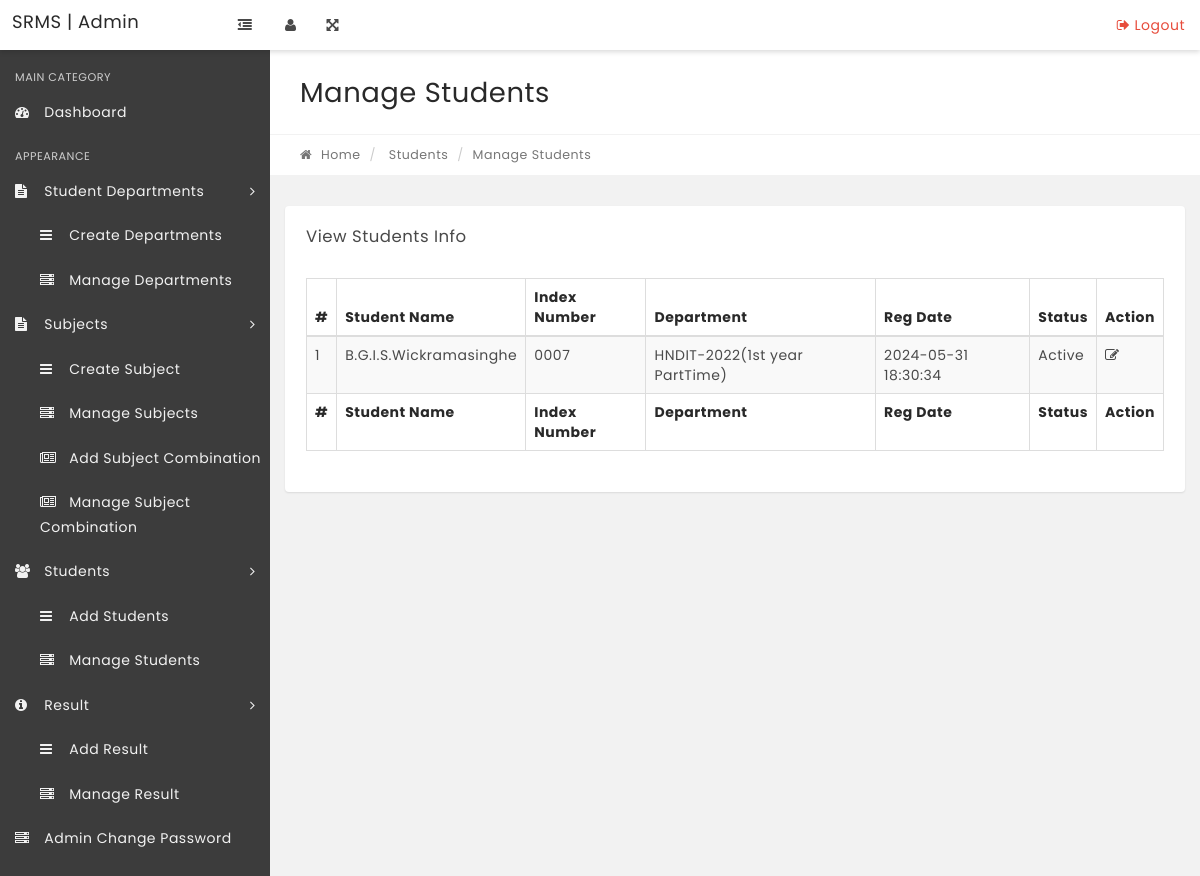
/manage-students.php, run on the app's committed database.
### tables this page shows
CREATE TABLE IF NOT EXISTS `tblstudents` (
  `StudentId` int(11) NOT NULL AUTO_INCREMENT,
  `StudentName` varchar(100) NOT NULL,
  `RollId` varchar(100) NOT NULL,
  `StudentEmail` varchar(100) NOT NULL,
  `Gender` varchar(10) NOT NULL,
  `DOB` varchar(100) NOT NULL,
  `ClassId` int(11) NOT NULL,
  `RegDate` timestamp NOT NULL DEFAULT current_timestamp(),
  `UpdationDate` timestamp NULL DEFAULT NULL ON UPDATE current_timestamp(),
  `Status` int(1) NOT NULL,
  PRIMARY KEY (`StudentId`)
);

CREATE TABLE IF NOT EXISTS `tblclasses` (
  `id` int(11) NOT NULL AUTO_INCREMENT,
  `ClassName` varchar(80) DEFAULT NULL,
  `ClassNameNumeric` int(11) NOT NULL DEFAULT 0,
  `Section` varchar(50) NOT NULL,
  `CreationDate` timestamp NOT NULL DEFAULT current_timestamp(),
  `UpdationDate` timestamp NULL DEFAULT NULL ON UPDATE current_timestamp(),
  PRIMARY KEY (`id`)
);

### manage-students.php (the view, shortened to what this page needs)
<?php
include('includes/config.php');
if(strlen($_SESSION['alogin'])=="")
    {
    header("Location: index.php");
    }
    else{
?>
<!DOCTYPE html>
<html lang="en">
    <head>
        <link rel="stylesheet" href="css/bootstrap.min.css" media="screen" >
        <link rel="stylesheet" href="css/font-awesome.min.css" media="screen" >
        <link rel="stylesheet" href="css/animate-css/animate.min.css" media="screen" >
        <link rel="stylesheet" href="css/lobipanel/lobipanel.min.css" media="screen" >
        <link rel="stylesheet" href="css/prism/prism.css" media="screen" >
        <link rel="stylesheet" type="text/css" href="js/DataTables/datatables.min.css"/>
        <link rel="stylesheet" href="css/main.css" media="screen" >
    </head>
    <body class="top-navbar-fixed">
        <div class="main-wrapper">
   <?php include('includes/topbar.php');?>
            <div class="content-wrapper">
                <div class="content-container">
<?php include('includes/leftbar.php');?>
                    <div class="main-page">
                        <div class="container-fluid">
                            <div class="row page-title-div">
                                <div class="col-md-6">
                                    <h2 class="title">Manage Students</h2>
                                </div>
                            </div>
                            <div class="row breadcrumb-div">
                                <div class="col-md-6">
                                    <ul class="breadcrumb">
            							<li><a href="dashboard.php"><i class="fa fa-home"></i> Home</a></li>
                                        <li> Students</li>
            							<li class="active">Manage Students</li>
            						</ul>
                                </div>
                            </div>
                        </div>
                        <section class="section">
                            <div class="container-fluid">
                                <div class="row">
                                    <div class="col-md-12">
                                        <div class="panel">
                                            <div class="panel-heading">
                                                <div class="panel-title">
                                                    <h5>View Students Info</h5>
                                                </div>
                                            </div>
                                            <div class="panel-body p-20">
                                                <table id="example" class="display table table-striped table-bordered" cellspacing="0" width="100%">
                                                    <thead>
                                                        <tr>
                                                            <th>#</th>
                                                            <th>Student Name</th>
                                                            <th>Index Number</th>
                                                            <th>Department</th>
                                                            <th>Reg Date</th>
                                                            <th>Status</th>
                                                            <th>Action</th>
                                                        </tr>
                                                    </thead>
                                                    <tfoot>
                                                        <tr>
                                                          <th>#</th>
                                                            <th>Student Name</th>
                                                            <th>Index Number</th>
                                                            <th>Department</th>
                                                            <th>Reg Date</th>
                                                            <th>Status</th>
                                                            <th>Action</th>
                                                        </tr>
                                                    </tfoot>
                                                    <tbody>
<?php $sql = "SELECT tblstudents.StudentName,tblstudents.RollId,tblstudents.RegDate,tblstudents.StudentId,tblstudents.Status,tblclasses.ClassName,tblclasses.Section from tblstudents join tblclasses on tblclasses.id=tblstudents.ClassId";
$query = $dbh->prepare($sql);
$query->execute();
$results=$query->fetchAll(PDO::FETCH_OBJ);
$cnt=1;
if($query->rowCount() > 0)
{
foreach($results as $result)
{   ?>
<tr>
 <td><?php echo htmlentities($cnt);?></td>
                                                            <td><?php echo htmlentities($result->StudentName);?></td>
                                                            <td><?php echo htmlentities($result->RollId);?></td>
                                                            <td><?php echo htmlentities($result->ClassName);?>(<?php echo htmlentities($result->Section);?>)</td>
                                                            <td><?php echo htmlentities($result->RegDate);?></td>
                                                             <td><?php if($result->Status==1){
echo htmlentities('Active');
}
else{
   echo htmlentities('Blocked');
}
                                                                ?></td>
<td>
<a href="edit-student.php?stid=<?php echo htmlentities($result->StudentId);?>"><i class="fa fa-edit" title="Edit Record"></i> </a>
</td>
</tr>
<?php $cnt=$cnt+1;}} ?>
                                                    </tbody>
                                                </table>
                                            </div>
                                        </div>
                                    </div>
                                                </div>
                                            </div>
                                        </div>
                                    </div>
                                </div>
                            </div>
    </body>
</html>
<?php } ?>

### data on the page
tblstudents: StudentName "B.G.I.S.Wickramasinghe", RollId "0007", ClassId.ClassName "HNDIT-2022", ClassId.Section "1st year PartTime", RegDate "2024-05-31 18:30:34"
